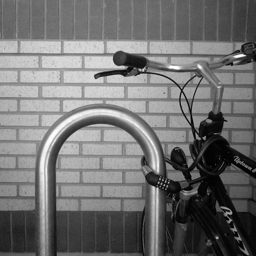
%> input picture Homework/Week 8/DT_homework_8/1_Gauss_Filter_Implement/croppedBike.png, 256 x 256 px
$ octave Gauss_Filter_Test.m   (GNU Octave 9; MATLAB toolbox functions it lacks are replaced by stand-ins)
%> lines starting %> are read from the running program, lines starting %| are printed output that depends on the picture; in (x1, y1, x2, y2) boxes, pixels count from 0 and x2, y2 are one past the last pixel; in counts of white or black regions, pixels touching at a corner belong together; the program's own positions count from 1
### Homework/Week 8/DT_homework_8/1_Gauss_Filter_Implement/my_Gauss_mask.m
function G = my_Gauss_mask(sigma)
G = double(zeros(4*sigma+1));
for i = 1:size(G,1)
    for j = 1:size(G,2)
        k = i-1-(size(G,1)-1)/2;
        l = j-1-(size(G,2)-1)/2;
        G(i,j) = 1 / (2*pi*sigma^2) * exp(-(k^2 + l^2)/(2*sigma^2));
    end
end
G = G / sum(G(:));
end

### Homework/Week 8/DT_homework_8/1_Gauss_Filter_Implement/mask_kernel_with_replicate.m
function imgK = mask_kernel_with_replicate(img,kernel)
[x, y] = size(kernel);
[ximg, yimg] = size(img);

% Shift img
x_add = floor(x / 2);
y_add = floor(y / 2);
xsize = ximg + 2 * x_add;
ysize = yimg + 2 * y_add;
img_new = zeros(xsize, ysize);
% replicate
img_new(x_add+1:x_add+ximg,y_add+1:y_add+yimg) = img;
for i = 1:x_add
    img_new(i,:) = img_new(x_add+1,:);
end
for i = xsize-x_add:xsize
    img_new(i,:) = img_new(x_add+ximg,:);
end
for i = 1:y_add
    img_new(:,i) = img_new(:,y_add+1);
end
for i = ysize-y_add:ysize
    img_new(:,i) = img_new(:,y_add+yimg);
end
% Dilation
imgK = img;
for i=1:ximg
    for j=1:yimg
        % Khoi tao window tai img(i,j)
        x = i:i+x_add*2;
        y = j:j+y_add*2;
        imgW = img_new(x,y);
        % OR(window)
        imgW1 = imgW .* kernel;
        imgK(i,j) = sum(imgW1(:));
    end
end
end

### Homework/Week 8/DT_homework_8/1_Gauss_Filter_Implement/my_Gauss_filter.m
function imgW = my_Gauss_filter(img, Gauss_mask)
imgW = mask_kernel_with_replicate(img, Gauss_mask);
end

### Homework/Week 8/DT_homework_8/1_Gauss_Filter_Implement/Gauss_Filter_Test.m
clear, clc, close all
I = im2double(imread('croppedBike.png'));
%> I: size 256x256 double; min 0, max 1, mean 0.444
figure(1); clf;
imshow(I); title('Original Image');
% Simulate additive noise.
noise_mean = 0;
noise_var = 0.005;
noisy = imnoise(I, 'gaussian', noise_mean, noise_var);
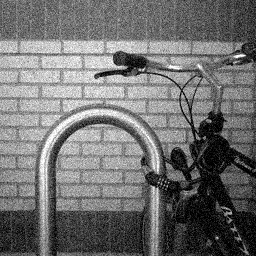
%> noisy: size 256x256 double; min 0, max 1, mean 0.444; mean of the top-left, top-right, bottom-left and bottom-right quarters 0.609, 0.458, 0.462, 0.249
imwrite(noisy, 'Gauss_Filtering_Additive_Noise_noisy.png');
figure;
% imshow(noisy);
dif = 255 * (noisy - I);
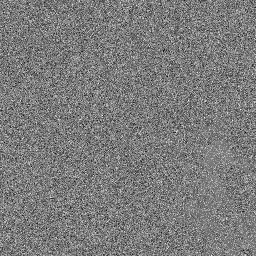
%> dif: size 256x256 double; min -70.55, max 74.88, mean 0.1; drawn with min black and max white
rms_error_before_wnr = rms(dif(:));
%> rms_error_before_wnr = 17.71

% Perform Wiener filtering on noisy image
Gauss_mask = my_Gauss_mask(round(sqrt(noise_var)*255));
a = uint8(noisy*255);
imgW = my_Gauss_filter(a, Gauss_mask);
%> after the loop in mask_kernel_with_replicate, `for i = 1:x_add`:
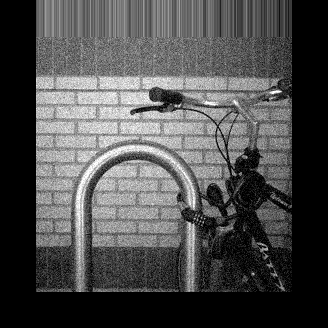
%> img_new: size 328x328 double; min 0, max 255, mean 77.7
%> after the loop in mask_kernel_with_replicate, `for i = xsize-x_add:xsize`:
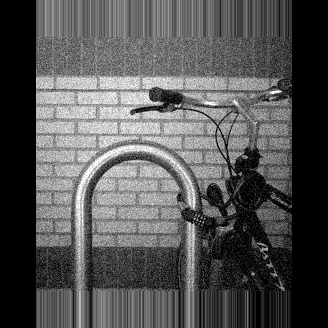
%> img_new: size 328x328 double; 8.37% of pixels changed, all inside (x1, y1, x2, y2) = (36, 292, 292, 328)
%> after the loop in mask_kernel_with_replicate, `for i = 1:y_add`:
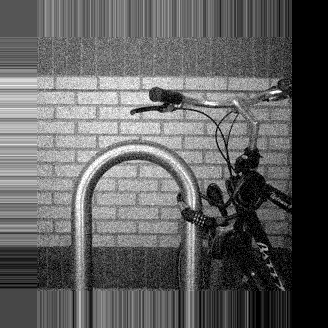
%> img_new: size 328x328 double; 10.94% of pixels changed, all inside (x1, y1, x2, y2) = (0, 0, 36, 328)
%> after the loop in mask_kernel_with_replicate, `for i = ysize-y_add:ysize`:
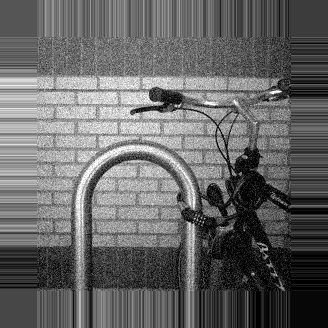
%> img_new: size 328x328 double; 10.27% of pixels changed, all inside (x1, y1, x2, y2) = (292, 0, 328, 328)
%> after the loop in mask_kernel_with_replicate, `for i=1:ximg`:
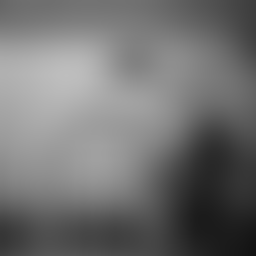
%> imgK: size 256x256 uint8; min 18, max 190, mean 113.4
imgMW = imfilter(a, Gauss_mask,'replicate');
imshow(imgW);
